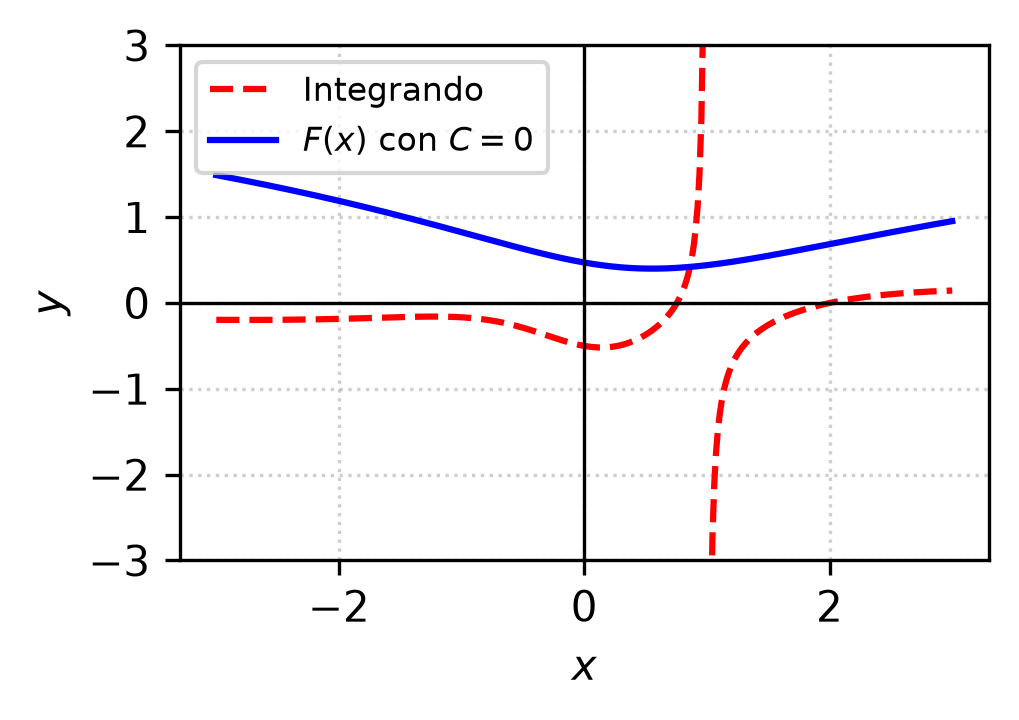

The script that saved this image:
import matplotlib
matplotlib.use('Agg')
import numpy as np
import matplotlib.pyplot as plt

# Definición del dominio para x
x = np.linspace(-3, 3, 400)

# Función integrando
def integrand(x):
    num = x**4 - x**3 - 2*x**2 - x + 2
    den = (x - 1) * (x**2 + 2)**2
    return num / den

# Antiderivada F(x) con C = 0
def antiderivative(x):
    term1 = 0.5 * np.log(x**2 + 2)
    term2 = 0.25 / (x**2 + 2)
    term3 = -x / (4 * (x**2 + 2))
    term4 = -(np.sqrt(2) / 8) * np.arctan(x / np.sqrt(2))
    return term1 + term2 + term3 + term4

y_integrand = integrand(x)
y_antideriv = antiderivative(x)

# Configuración de la gráfica para IEEE
plt.figure(figsize=(3.5, 2.5))
plt.plot(x, y_integrand, label='Integrando', color='red', linestyle='--')
plt.plot(x, y_antideriv, label=r'$F(x)$ con $C=0$', color='blue')

plt.ylim(-3, 3)
plt.axhline(0, color='black', linewidth=0.8, linestyle='-')
plt.axvline(0, color='black', linewidth=0.8, linestyle='-')
plt.xlabel('$x$')
plt.ylabel('$y$')
plt.legend(fontsize=8)
plt.grid(True, linestyle=':', alpha=0.6)
plt.tight_layout()

plt.savefig(r'semana_03/graficas/SEM03_P20_grafica.png', dpi=300, bbox_inches='tight')
plt.close()
